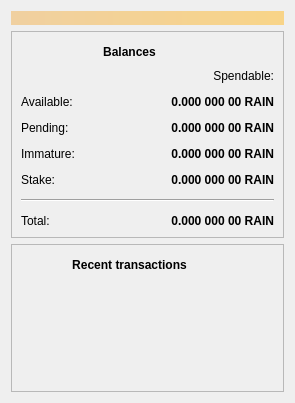
<?xml version="1.0" encoding="UTF-8"?>
<ui version="4.0">
 <class>OverviewPage</class>
 <widget class="QWidget" name="OverviewPage">
  <property name="geometry">
   <rect>
    <x>0</x>
    <y>0</y>
    <width>295</width>
    <height>403</height>
   </rect>
  </property>
  <property name="windowTitle">
   <string>Form</string>
  </property>
  <layout class="QVBoxLayout" name="topLayout">
   <item>
    <widget class="QLabel" name="labelAlerts">
     <property name="visible">
      <bool>false</bool>
     </property>
     <property name="styleSheet">
      <string notr="true">QLabel { background-color: qlineargradient(x1: 0, y1: 0, x2: 1, y2: 0, stop:0 #F0D0A0, stop:1 #F8D488); color:#000000; }</string>
     </property>
     <property name="wordWrap">
      <bool>true</bool>
     </property>
     <property name="margin">
      <number>3</number>
     </property>
     <property name="textInteractionFlags">
      <set>Qt::TextSelectableByMouse</set>
     </property>
    </widget>
   </item>
   <item>
    <layout class="QHBoxLayout" name="horizontalLayout" stretch="1">
     <item>
      <layout class="QVBoxLayout" name="verticalLayout_2">
       <item>
        <widget class="QFrame" name="frame">
         <property name="frameShape">
          <enum>QFrame::StyledPanel</enum>
         </property>
         <property name="frameShadow">
          <enum>QFrame::Raised</enum>
         </property>
         <layout class="QVBoxLayout" name="verticalLayout_4">
          <item>
           <layout class="QHBoxLayout" name="horizontalLayout_4">
            <item>
             <widget class="QLabel" name="label_5">
              <property name="font">
               <font>
                <weight>75</weight>
                <bold>true</bold>
               </font>
              </property>
              <property name="text">
               <string>&lt;html&gt;&lt;head/&gt;&lt;body&gt;&lt;p align=&quot;center&quot;&gt;Balances&lt;/p&gt;&lt;/body&gt;&lt;/html&gt;</string>
              </property>
             </widget>
            </item>
            <item>
             <widget class="QPushButton" name="labelWalletStatus">
              <property name="enabled">
               <bool>true</bool>
              </property>
              <property name="maximumSize">
               <size>
                <width>30</width>
                <height>16777215</height>
               </size>
              </property>
              <property name="toolTip">
               <string>The displayed information may be out of date. Your wallet automatically synchronizes with the Rain network after a connection is established, but this process has not completed yet.</string>
              </property>
              <property name="text">
               <string/>
              </property>
              <property name="icon">
               <iconset resource="../rain.qrc">
                <normaloff>:/icons/warning</normaloff>
                <disabledoff>:/icons/warning</disabledoff>:/icons/warning</iconset>
              </property>
              <property name="iconSize">
               <size>
                <width>24</width>
                <height>24</height>
               </size>
              </property>
              <property name="flat">
               <bool>true</bool>
              </property>
             </widget>
            </item>
           </layout>
          </item>
          <item>
           <layout class="QGridLayout" name="gridLayout">
            <property name="spacing">
             <number>12</number>
            </property>
            <item row="3" column="1">
             <widget class="QLabel" name="labelImmature">
              <property name="font">
               <font>
                <weight>75</weight>
                <bold>true</bold>
               </font>
              </property>
              <property name="cursor">
               <cursorShape>IBeamCursor</cursorShape>
              </property>
              <property name="toolTip">
               <string>Mined balance that has not yet matured</string>
              </property>
              <property name="text">
               <string notr="true">&lt;html&gt;&lt;head/&gt;&lt;body&gt;&lt;p align=&quot;right&quot;&gt;0.000 000 00 RAIN&lt;/p&gt;&lt;/body&gt;&lt;/html&gt;</string>
              </property>
              <property name="alignment">
               <set>Qt::AlignRight|Qt::AlignTrailing|Qt::AlignVCenter</set>
              </property>
              <property name="textInteractionFlags">
               <set>Qt::LinksAccessibleByMouse|Qt::TextSelectableByKeyboard|Qt::TextSelectableByMouse</set>
              </property>
             </widget>
            </item>
            <item row="0" column="1">
             <widget class="QLabel" name="labelSpendable">
              <property name="text">
               <string>Spendable:</string>
              </property>
              <property name="alignment">
               <set>Qt::AlignRight|Qt::AlignTrailing|Qt::AlignVCenter</set>
              </property>
             </widget>
            </item>
            <item row="2" column="1">
             <widget class="QLabel" name="labelUnconfirmed">
              <property name="font">
               <font>
                <weight>75</weight>
                <bold>true</bold>
               </font>
              </property>
              <property name="cursor">
               <cursorShape>IBeamCursor</cursorShape>
              </property>
              <property name="toolTip">
               <string>Total of transactions that have yet to be confirmed, and do not yet count toward the spendable balance</string>
              </property>
              <property name="text">
               <string notr="true">&lt;html&gt;&lt;head/&gt;&lt;body&gt;&lt;p align=&quot;right&quot;&gt;0.000 000 00 RAIN&lt;/p&gt;&lt;/body&gt;&lt;/html&gt;</string>
              </property>
              <property name="alignment">
               <set>Qt::AlignRight|Qt::AlignTrailing|Qt::AlignVCenter</set>
              </property>
              <property name="textInteractionFlags">
               <set>Qt::LinksAccessibleByMouse|Qt::TextSelectableByKeyboard|Qt::TextSelectableByMouse</set>
              </property>
             </widget>
            </item>
            <item row="4" column="0">
             <widget class="QLabel" name="labelStakeText">
              <property name="text">
               <string>Stake:</string>
              </property>
             </widget>
            </item>
            <item row="4" column="1">
             <widget class="QLabel" name="labelStake">
              <property name="text">
               <string>&lt;html&gt;&lt;head/&gt;&lt;body&gt;&lt;p align=&quot;right&quot;&gt;&lt;span style=&quot; font-weight:600;&quot;&gt;0.000 000 00 RAIN&lt;/span&gt;&lt;/p&gt;&lt;/body&gt;&lt;/html&gt;</string>
              </property>
             </widget>
            </item>
            <item row="2" column="0">
             <widget class="QLabel" name="labelPendingText">
              <property name="text">
               <string>Pending:</string>
              </property>
             </widget>
            </item>
            <item row="6" column="0">
             <widget class="QLabel" name="labelTotalText">
              <property name="text">
               <string>Total:</string>
              </property>
             </widget>
            </item>
            <item row="3" column="0">
             <widget class="QLabel" name="labelImmatureText">
              <property name="text">
               <string>Immature:</string>
              </property>
             </widget>
            </item>
            <item row="5" column="0" colspan="2">
             <widget class="Line" name="line">
              <property name="orientation">
               <enum>Qt::Horizontal</enum>
              </property>
             </widget>
            </item>
            <item row="1" column="1">
             <widget class="QLabel" name="labelBalance">
              <property name="font">
               <font>
                <weight>75</weight>
                <bold>true</bold>
               </font>
              </property>
              <property name="cursor">
               <cursorShape>IBeamCursor</cursorShape>
              </property>
              <property name="toolTip">
               <string>Your current spendable balance</string>
              </property>
              <property name="text">
               <string notr="true">&lt;html&gt;&lt;head/&gt;&lt;body&gt;&lt;p align=&quot;right&quot;&gt;0.000 000 00 RAIN&lt;/p&gt;&lt;/body&gt;&lt;/html&gt;</string>
              </property>
              <property name="alignment">
               <set>Qt::AlignRight|Qt::AlignTrailing|Qt::AlignVCenter</set>
              </property>
              <property name="textInteractionFlags">
               <set>Qt::LinksAccessibleByMouse|Qt::TextSelectableByKeyboard|Qt::TextSelectableByMouse</set>
              </property>
             </widget>
            </item>
            <item row="1" column="0">
             <widget class="QLabel" name="labelBalanceText">
              <property name="text">
               <string>Available:</string>
              </property>
             </widget>
            </item>
            <item row="6" column="1">
             <widget class="QLabel" name="labelTotal">
              <property name="font">
               <font>
                <weight>75</weight>
                <bold>true</bold>
               </font>
              </property>
              <property name="cursor">
               <cursorShape>IBeamCursor</cursorShape>
              </property>
              <property name="toolTip">
               <string>Your current total balance</string>
              </property>
              <property name="text">
               <string notr="true">&lt;html&gt;&lt;head/&gt;&lt;body&gt;&lt;p align=&quot;right&quot;&gt;0.000 000 00 RAIN&lt;/p&gt;&lt;/body&gt;&lt;/html&gt;</string>
              </property>
              <property name="alignment">
               <set>Qt::AlignRight|Qt::AlignTrailing|Qt::AlignVCenter</set>
              </property>
              <property name="textInteractionFlags">
               <set>Qt::LinksAccessibleByMouse|Qt::TextSelectableByKeyboard|Qt::TextSelectableByMouse</set>
              </property>
             </widget>
            </item>
           </layout>
          </item>
         </layout>
        </widget>
       </item>
       <item>
        <widget class="QFrame" name="frame_2">
         <property name="frameShape">
          <enum>QFrame::StyledPanel</enum>
         </property>
         <property name="frameShadow">
          <enum>QFrame::Raised</enum>
         </property>
         <layout class="QVBoxLayout" name="verticalLayout">
          <item>
           <layout class="QHBoxLayout" name="horizontalLayout_2">
            <item>
             <widget class="QLabel" name="label_4">
              <property name="font">
               <font>
                <weight>75</weight>
                <bold>true</bold>
               </font>
              </property>
              <property name="text">
               <string>&lt;html&gt;&lt;head/&gt;&lt;body&gt;&lt;p align=&quot;center&quot;&gt;Recent transactions&lt;/p&gt;&lt;/body&gt;&lt;/html&gt;</string>
              </property>
             </widget>
            </item>
            <item>
             <widget class="QPushButton" name="labelTransactionsStatus">
              <property name="enabled">
               <bool>true</bool>
              </property>
              <property name="maximumSize">
               <size>
                <width>30</width>
                <height>16777215</height>
               </size>
              </property>
              <property name="toolTip">
               <string>The displayed information may be out of date. Your wallet automatically synchronizes with the Rain network after a connection is established, but this process has not completed yet.</string>
              </property>
              <property name="text">
               <string/>
              </property>
              <property name="icon">
               <iconset resource="../rain.qrc">
                <normaloff>:/icons/warning</normaloff>
                <disabledoff>:/icons/warning</disabledoff>:/icons/warning</iconset>
              </property>
              <property name="iconSize">
               <size>
                <width>24</width>
                <height>24</height>
               </size>
              </property>
              <property name="flat">
               <bool>true</bool>
              </property>
             </widget>
            </item>
           </layout>
          </item>
          <item>
           <widget class="QListView" name="listTransactions">
            <property name="styleSheet">
             <string notr="true">QListView { background: transparent; }</string>
            </property>
            <property name="frameShape">
             <enum>QFrame::NoFrame</enum>
            </property>
            <property name="verticalScrollBarPolicy">
             <enum>Qt::ScrollBarAlwaysOff</enum>
            </property>
            <property name="horizontalScrollBarPolicy">
             <enum>Qt::ScrollBarAlwaysOff</enum>
            </property>
            <property name="selectionMode">
             <enum>QAbstractItemView::NoSelection</enum>
            </property>
           </widget>
          </item>
         </layout>
        </widget>
       </item>
       <item>
        <spacer name="verticalSpacer">
         <property name="orientation">
          <enum>Qt::Vertical</enum>
         </property>
         <property name="sizeHint" stdset="0">
          <size>
           <width>20</width>
           <height>40</height>
          </size>
         </property>
        </spacer>
       </item>
      </layout>
     </item>
    </layout>
   </item>
  </layout>
 </widget>
 <resources>
  <include location="../rain.qrc"/>
 </resources>
 <connections/>
</ui>
